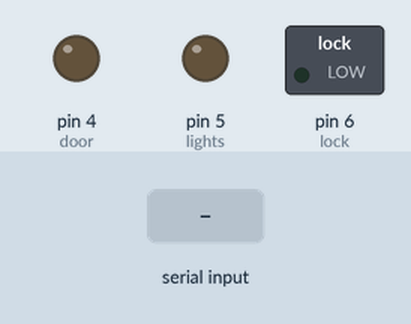
The sketch below on a simulated Arduino Uno, built with avr-gcc and run on an emulated ATmega328P. Parts: switched loads named in the sketch (green lamp = pin HIGH), output pins drawn as LEDs (lit = HIGH). Inputs (shaded band) come from the test bench.

Above: at 1.2 s.
1.3 s: "a" received over Serial
At 2.6 s:
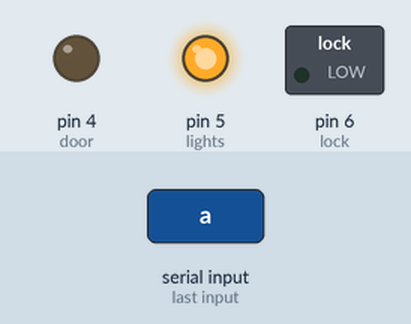
3.0 s: "b" received over Serial
At 4.4 s:
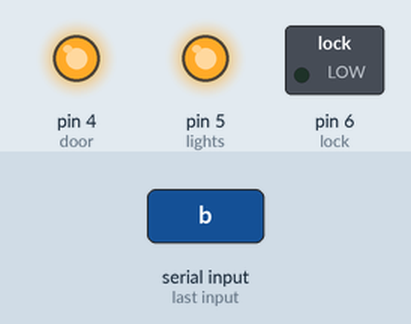
4.7 s: "c" received over Serial
At 5.7 s:
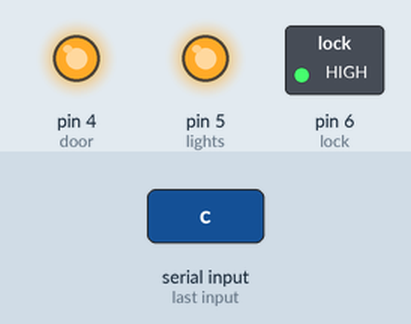
6.2 s: "a" received over Serial
At 6.8 s:
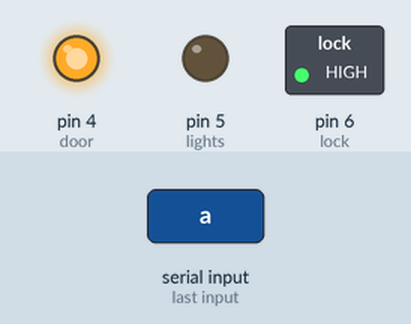
7.7 s: "b" received over Serial
At 9.2 s:
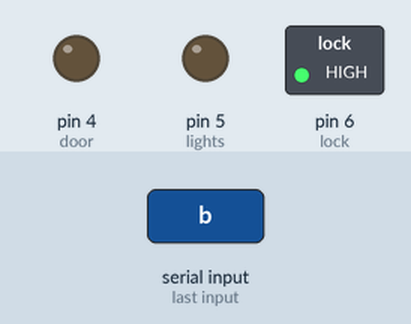
Timing chart, 0 to 10.2 s (numbered marks = the images above; inputs shaded):
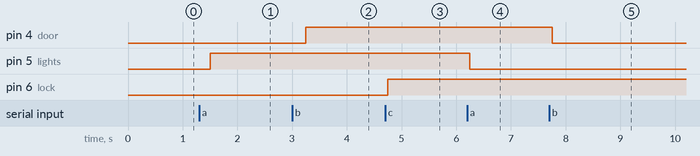

Measured:
- after the input at 1.3 s, pin 5 (lights): LOW → HIGH after 0.20 s
- after the input at 3.0 s, pin 4 (door): LOW → HIGH after 0.25 s
- after the input at 4.7 s, pin 6 (lock): LOW → HIGH after 0.05 s
- after the input at 6.2 s, pin 5 (lights): HIGH → LOW after 0.05 s
- after the input at 7.7 s, pin 4 (door): HIGH → LOW after 0.05 s

The sketch:

app.ino
```cpp
int door = 4;
int lights = 5;
int lock = 6;

void setup() {
  // put your setup code here, to run once:
  Serial.begin(9600);
  pinMode(door, OUTPUT);
  pinMode(lights, OUTPUT);
  pinMode(lock, OUTPUT);
}

void loop() {
  // put your main code here, to run repeatedly:
  if (Serial.available() > 0)
  {
    char input = (char)Serial.read();
    if(input == 'a')
      digitalWrite(lights, !digitalRead(lights));
    else if (input == 'b')
      digitalWrite(door, !digitalRead(door));
    else if (input == 'c')
      digitalWrite(lock, !digitalRead(lock));
  }
  delay(250);
}
```
